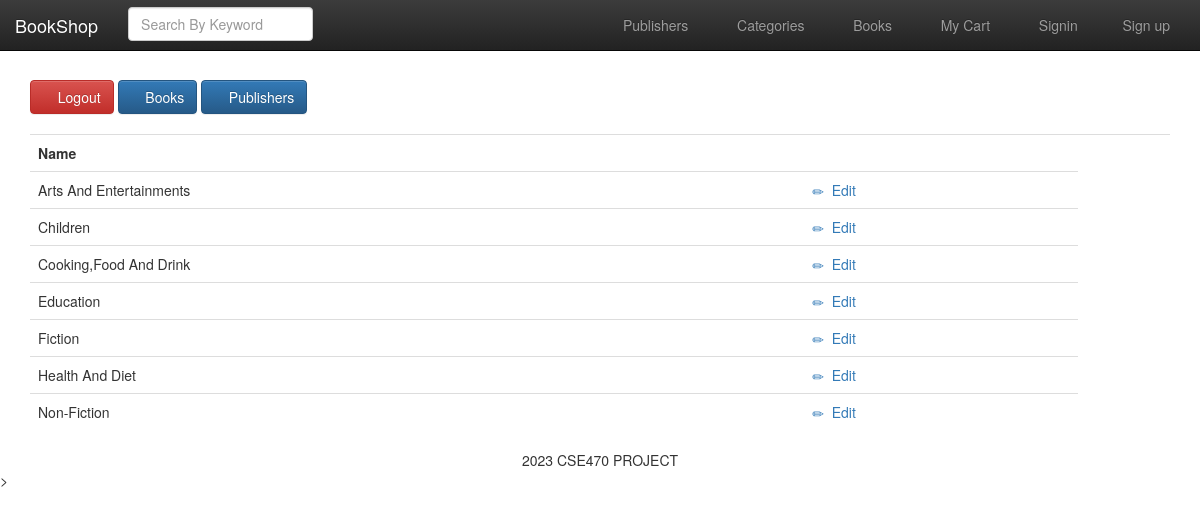
Screenshot of /admin_categories.php (signed in) with the database file from the repository.
### tables this page shows
CREATE TABLE `category` (
  `categoryid` int(10) NOT NULL,
  `category_name` varchar(60) NOT NULL
);

### functions/database_functions.php (called while the page is built, shortened)
<?php
if (!function_exists("getAllCategories")){
	function getAllCategories($conn){
		$query = "SELECT * from category ORDER BY category_name ASC";
		$result = mysqli_query($conn, $query);
		return $result;
	}
}
?>

### admin_categories.php (the view, shortened to what this page needs)
<?php
	require_once "./template/header.php";
	require_once "./functions/database_functions.php";
	$conn = db_connect();
	$result = getAllCategories($conn);
?>
	<div>
	<a href="admin_signout.php" class="btn btn-danger"><span class="glyphicon glyphicon-off"></span>&nbsp;Logout</a>
	<a href="admin_book.php" class="btn btn-primary"><span class="glyphicon glyphicon-book"></span>&nbsp;Books</a>
	<a href="admin_publishers.php" class="btn btn-primary"><span class="glyphicon glyphicon-paperclip"></span>&nbsp;Publishers</a>
	</div>
	<table class="table" style="margin-top: 20px">
		<tr>
			<th>Name</th>
			<th>&nbsp;</th>
			<th>&nbsp;</th>
		</tr>
		<?php while($row = mysqli_fetch_assoc($result)){ ?>
		<tr>
			<td><?php echo $row['category_name']; ?></td>
			<?php
				if( isset($_SESSION['expert']) && $_SESSION['expert']==true){
					echo '<td><a href="admin_editcategories.php?catid=';
					echo $row['categoryid'];
					echo'"><span class="glyphicon glyphicon-pencil"></span>&nbsp;&nbsp;Edit</a></td>';
				}else if (isset($_SESSION['manager']) && $_SESSION['manager']==true){
					echo '<td><a href="admin_deletecategories.php?catid=';
					echo $row['categoryid'];
					echo '"><span class="glyphicon glyphicon-trash"></span>&nbsp;&nbsp;Delete</a></td>';
				}
			?>
		</tr>
		<?php } ?>
	</table>
<?php
	require_once "./template/footer.php";
?>

### rows the page displays
category: category_name "Arts And Entertainments"
category: category_name "Children"
category: category_name "Cooking,Food And Drink"
category: category_name "Education"
category: category_name "Fiction"
category: category_name "Health And Diet"
category: category_name "Non-Fiction"
